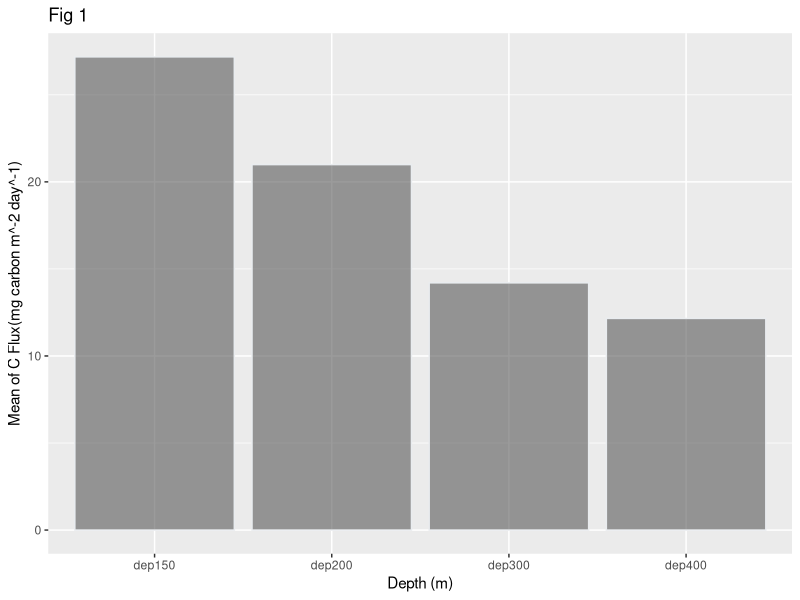
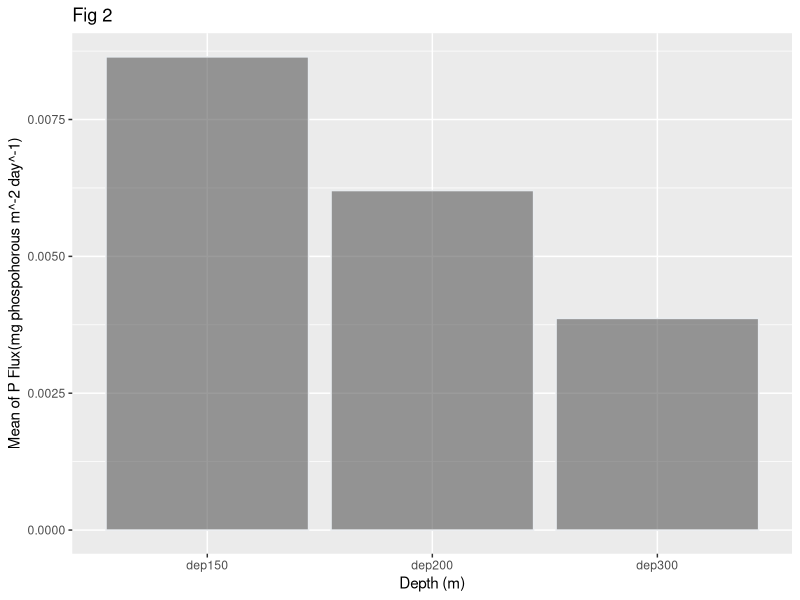
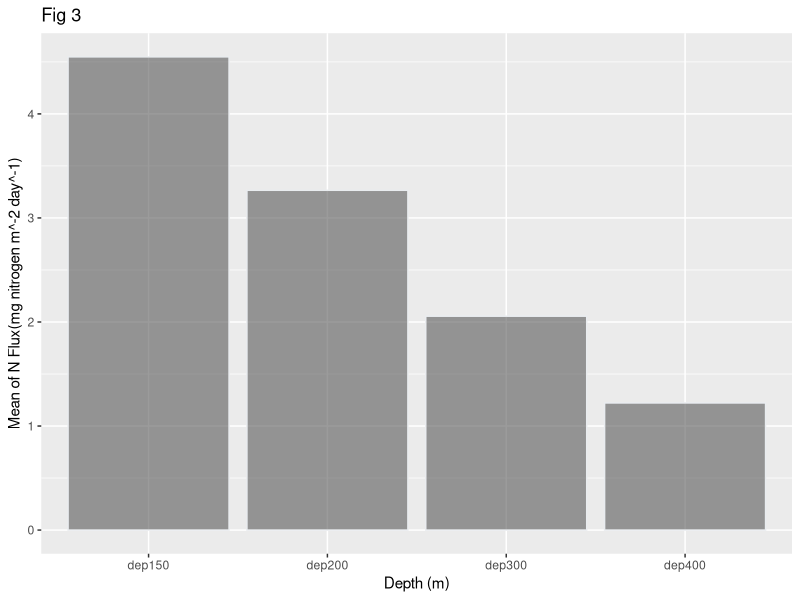
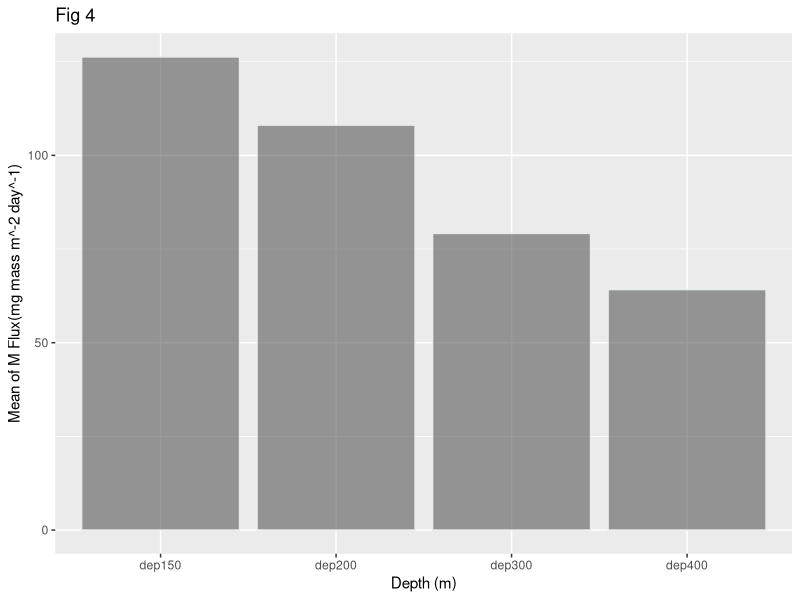
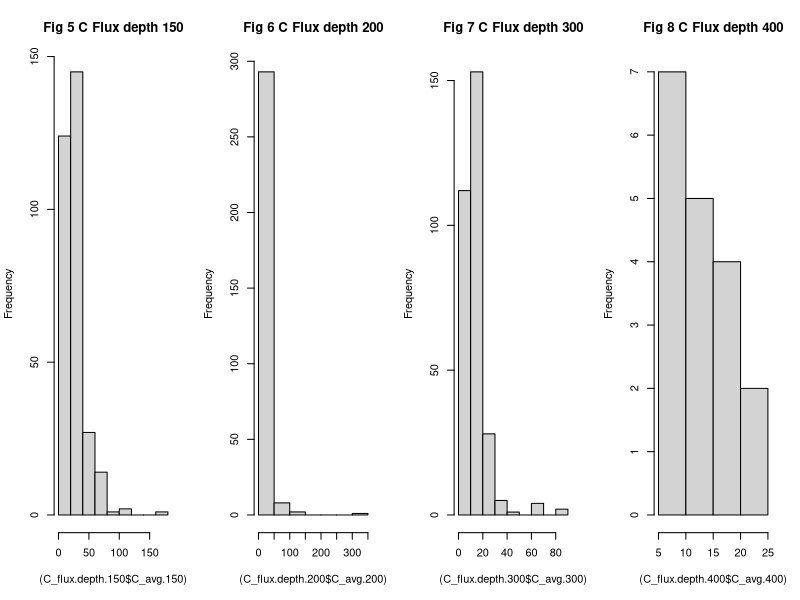
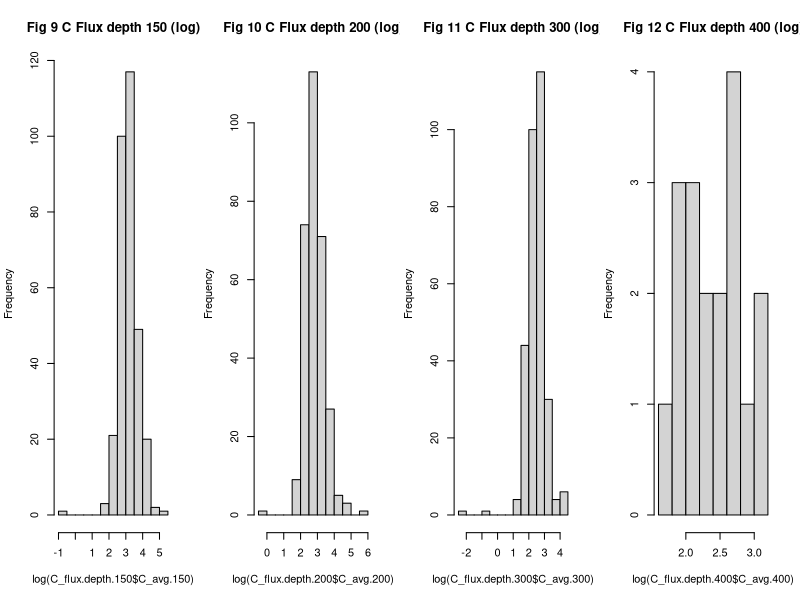
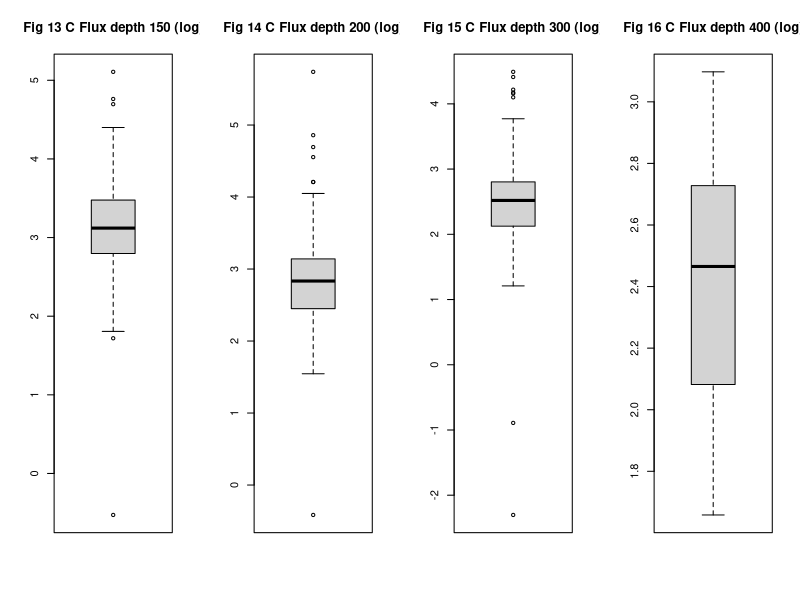
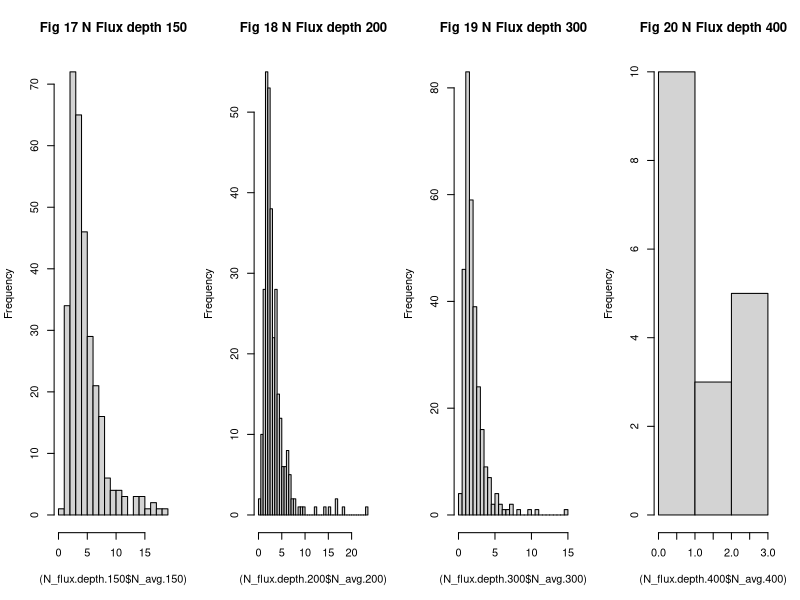

Here is the R script that generated these plots, in order: (Note: this script raises an error after producing the figures.)
## ---- chunk 1
rm(list=ls(all=TRUE))  #Housekeeping: clear out old files

options(warn = -1)
knitr::opts_chunk$set(echo = T, fig.height=6, fig.width=8, warning = F, message = F) 
## ---- chunk 2
bats_flux <- read.csv("bats_flux.csv")

delete.na <- function(DF, n=0) {
  DF[rowSums(is.na(DF)) <= n,]
} #Function that takes rows out that contains NAs 
bats_flux.noNA <- delete.na(bats_flux) # Take out rows containing NAs 

# Too many observations taken out, lets subset a new data frame

Data <- subset(bats_flux,select = c("cr","dep","yymmdd1","yymmdd2","Lat2","Lat2.1","Long1","Long2","M_avg","C_avg","N_avg","P_avg"))
Data.noNA <- delete.na(Data)

# now we can use Data.noNA to compare each flux to one another, since no flux contains NAs

## ---- chunk 3
head(Data.noNA)
## ---- chunk 4
# separate each flux into its own dataframe 
# delete rows that contain NAs 
C_flux.data <- delete.na(subset(Data,select = c("cr","dep","yymmdd1","yymmdd2","Lat2","Lat2.1","Long1","Long2","C_avg")))
N_flux.data <- delete.na(subset(Data,select = c("cr","dep","yymmdd1","yymmdd2","Lat2","Lat2.1","Long1","Long2","N_avg")))
P_flux.data <- delete.na(subset(Data,select = c("cr","dep","yymmdd1","yymmdd2","Lat2","Lat2.1","Long1","Long2","P_avg")))
M_flux.data <- delete.na(subset(Data,select = c("cr","dep","yymmdd1","yymmdd2","Lat2","Lat2.1","Long1","Long2","M_avg")))
## ---- chunk 5
# Subset each depth and rename columns 
library(tidyverse)
library(dplyr)
# use tideyverse instead
C_flux.depth.150 <- subset(C_flux.data, dep == 150)
C_flux.depth.150 <- rename(C_flux.depth.150,c("dep.150" = "dep"))
C_flux.depth.150 <- rename(C_flux.depth.150, c("C_avg.150" = "C_avg" ))
C_flux.depth.200 <- subset(C_flux.data, dep == 200)
C_flux.depth.200 <- rename(C_flux.depth.200, c("dep.200"="dep"))
C_flux.depth.200 <- rename(C_flux.depth.200, c("C_avg.200" ="C_avg"))
C_flux.depth.300 <- subset(C_flux.data, dep == 300)
C_flux.depth.300 <- rename(C_flux.depth.300, c("dep.300"="dep"))
C_flux.depth.300 <- rename(C_flux.depth.300, c("C_avg.300" ="C_avg"))
C_flux.depth.400 <- subset(C_flux.data, dep == 400)
C_flux.depth.400 <- rename(C_flux.depth.400, c("dep.400"="dep"))
C_flux.depth.400 <- rename(C_flux.depth.400, c("C_avg.400" ="C_avg"))
## ---- chunk 6
N_flux.depth.150 <- subset(N_flux.data, dep == 150)
N_flux.depth.150 <- rename(N_flux.depth.150, c("dep.150"="dep"))
N_flux.depth.150 <- rename(N_flux.depth.150, c("N_avg.150" ="N_avg"))
N_flux.depth.200 <- subset(N_flux.data, dep == 200)
N_flux.depth.200 <- rename(N_flux.depth.200, c("dep.200"="dep"))
N_flux.depth.200 <- rename(N_flux.depth.200, c("N_avg.200" ="N_avg"))
N_flux.depth.300 <- subset(N_flux.data, dep == 300)
N_flux.depth.300 <- rename(N_flux.depth.300, c("dep.300"="dep"))
N_flux.depth.300 <- rename(N_flux.depth.300, c("N_avg.300" ="N_avg"))
N_flux.depth.400 <- subset(N_flux.data, dep == 400)
N_flux.depth.400 <- rename(N_flux.depth.400, c("dep.400"="dep"))
N_flux.depth.400 <- rename(N_flux.depth.400, c("N_avg.400" ="N_avg"))
## ---- chunk 7
P_flux.depth.150 <- subset(P_flux.data, dep == 150)
P_flux.depth.150 <- rename(P_flux.depth.150, c("dep.150"="dep"))
P_flux.depth.150 <- rename(P_flux.depth.150, c("P_avg.150" ="P_avg"))
P_flux.depth.200 <- subset(P_flux.data, dep == 200)
P_flux.depth.200 <- rename(P_flux.depth.200, c("dep.200"="dep"))
P_flux.depth.200 <- rename(P_flux.depth.200, c("P_avg.200" ="P_avg"))
P_flux.depth.300 <- subset(P_flux.data, dep == 300)
P_flux.depth.300 <- rename(P_flux.depth.300, c("dep.300"="dep"))
P_flux.depth.300 <- rename(P_flux.depth.300, c("P_avg.300" ="P_avg"))
P_flux.depth.400 <- subset(P_flux.data, dep == 400)
P_flux.depth.400 <- rename(P_flux.depth.400, c("dep.400"="dep"))
P_flux.depth.400 <- rename(P_flux.depth.400, c("P_avg.400" ="P_avg"))
## ---- chunk 8
M_flux.depth.150 <- subset(M_flux.data, dep == 150)
M_flux.depth.150 <- rename(M_flux.depth.150, c("dep.150"="dep"))
M_flux.depth.150 <- rename(M_flux.depth.150, c("M_avg.150" ="M_avg"))
M_flux.depth.200 <- subset(M_flux.data, dep == 200)
M_flux.depth.200 <- rename(M_flux.depth.200, c("dep.200"="dep"))
M_flux.depth.200 <- rename(M_flux.depth.200, c("M_avg.200" ="M_avg"))
M_flux.depth.300 <- subset(M_flux.data, dep == 300)
M_flux.depth.300 <- rename(M_flux.depth.300, c("dep.300"="dep"))
M_flux.depth.300 <- rename(M_flux.depth.300, c("M_avg.300" ="M_avg"))
M_flux.depth.400 <- subset(M_flux.data, dep == 400)
M_flux.depth.400 <- rename(M_flux.depth.400, c("dep.400"="dep"))
M_flux.depth.400 <- rename(M_flux.depth.400, c("M_avg.400" ="M_avg"))
## ---- chunk 9
#n values for C-flux
length(C_flux.depth.150$C_avg.150)
length(C_flux.depth.200$C_avg.200)
length(C_flux.depth.300$C_avg.300)
length(C_flux.depth.400$C_avg.400)
## ---- chunk 10
muCflux150 <- mean(C_flux.depth.150$C_avg.150) #focusing on mean of C-avg at depth 150
s.e150c <- sd(C_flux.depth.150$C_avg.150) / sqrt(314)  #need to find s.e

muCflux200 <- mean(C_flux.depth.200$C_avg.200) #focusing on mean of C-avg at depth 200
s.e200c <- sd(C_flux.depth.200$C_avg.200) / sqrt(304)

muCflux300 <- mean(C_flux.depth.300$C_avg.300) #focusing on mean of C-avg at depth 300
s.e300c <- sd(C_flux.depth.300$C_avg.300) / sqrt(305)

muCflux400 <- mean(C_flux.depth.400$C_avg.400) #focusing on mean of C-avg at depth 400
s.e400c <- sd(C_flux.depth.400$C_avg.400) / sqrt(18)

bar.Cflux <- data.frame(c("dep150","dep200","dep300","dep400"), c(muCflux150,muCflux200,muCflux300,muCflux400), c(s.e150c,s.e200c,s.e300c,s.e400c))
colnames(bar.Cflux)[1] <- "Depth"
colnames(bar.Cflux)[2] <- "C_flux.Mean"
colnames(bar.Cflux)[3] <- "C_flux.SE"
bar.Cflux
## ---- chunk 11
####
library(ggplot2)
library(dplyr)

xval <- bar.Cflux$Depth #character objects need quotes
yval <- bar.Cflux$`C_flux.Mean`

ggplot()+geom_col(bar.Cflux, mapping=aes(x= Depth, y = C_flux.Mean), color="#e9ecef", alpha=0.6,) +                                     
xlab("Depth (m)") + ylab("Mean of C Flux(mg carbon m^-2 day^-1)") + ggtitle("Fig 1")               
## ---- chunk 12
#n values for P-flux
length(P_flux.depth.150$P_avg.150)
length(P_flux.depth.200$P_avg.200)
length(P_flux.depth.300$P_avg.300)
length(P_flux.depth.400$P_avg.400)
## ---- chunk 13
muPflux150 <- mean(P_flux.depth.150$P_avg.150) #focusing on mean of P-avg at depth 150
s.e150p <- sd(P_flux.depth.150$P_avg.150) / sqrt(109)  #need to find s.e

muPflux200 <- mean(P_flux.depth.200$P_avg.200) #focusing on mean of P-avg at depth 200
s.e200p <- sd(P_flux.depth.200$P_avg.200) / sqrt(106)

muPflux300 <- mean(P_flux.depth.300$P_avg.300) #focusing on mean of P-avg at depth 300
s.e300p <- sd(P_flux.depth.300$P_avg.300) / sqrt(105)

bar.Pflux <- data.frame(c("dep150","dep200","dep300"), c(muPflux150,muPflux200,muPflux300), c(s.e150p,s.e200p,s.e300p))
colnames(bar.Pflux)[1] <- "Depth"
colnames(bar.Pflux)[2] <- "P_flux.Mean"
colnames(bar.Pflux)[3] <- "P_flux.SE"
bar.Pflux
## ---- chunk 14
library(ggplot2)
library(dplyr)

xval <- bar.Pflux$Depth #character objects need quotes
yval <- bar.Pflux$`P_flux.Mean`

ggplot()+geom_col(bar.Pflux, mapping=aes(x= Depth, y = P_flux.Mean), color="#e9ecef", alpha=0.6,) +                                     
xlab("Depth (m)") + ylab("Mean of P Flux(mg phospohorous m^-2 day^-1)") + ggtitle("Fig 2")                    
## ---- chunk 15
#n values for N-flux
length(N_flux.depth.150$N_avg.150)
length(N_flux.depth.200$N_avg.200)
length(N_flux.depth.300$N_avg.300)
length(N_flux.depth.400$N_avg.400)
## ---- chunk 16
muNflux150 <- mean(N_flux.depth.150$N_avg.150) #focusing on mean of P-avg at depth 150
s.e150n <- sd(N_flux.depth.150$N_avg.150) / sqrt(312)  #need to find s.e

muNflux200 <- mean(N_flux.depth.200$N_avg.200) #focusing on mean of P-avg at depth 200
s.e200n <- sd(N_flux.depth.200$N_avg.200) / sqrt(302)

muNflux300 <- mean(N_flux.depth.300$N_avg.300) #focusing on mean of P-avg at depth 300
s.e300n <- sd(N_flux.depth.300$N_avg.300) / sqrt(303)

muNflux400 <- mean(N_flux.depth.400$N_avg.400) #focusing on mean of C-avg at depth 400
s.e400n <- sd(N_flux.depth.400$N_avg.400) / sqrt(18)

bar.Nflux <- data.frame(c("dep150","dep200","dep300","dep400"), c(muNflux150,muNflux200,muNflux300,muNflux400), c(s.e150n,s.e200n,s.e300n,s.e400n))
colnames(bar.Nflux)[1] <- "Depth"
colnames(bar.Nflux)[2] <- "N_flux.Mean"
colnames(bar.Nflux)[3] <- "N_flux.SE"
bar.Nflux
## ---- chunk 17
library(ggplot2)
library(dplyr)

xval <- bar.Nflux$Depth #character objects need quotes
yval <- bar.Nflux$`N_flux.Mean`

ggplot()+geom_col(bar.Nflux, mapping=aes(x= Depth, y = N_flux.Mean), color="#e9ecef", alpha=0.6,) +                                     
xlab("Depth (m)") + ylab("Mean of N Flux(mg nitrogen m^-2 day^-1)") + ggtitle("Fig 3")               
## ---- chunk 18
#n values for M-flux
length(M_flux.depth.150$M_avg.150)
length(M_flux.depth.200$M_avg.200)
length(M_flux.depth.300$M_avg.300)
length(M_flux.depth.400$M_avg.400)
## ---- chunk 19
muMflux150 <- mean(M_flux.depth.150$M_avg.150) #focusing on mean of P-avg at depth 150
s.e150m <- sd(M_flux.depth.150$M_avg.150) / sqrt(314)  #need to find s.e

muMflux200 <- mean(M_flux.depth.200$M_avg.200) #focusing on mean of P-avg at depth 200
s.e200m <- sd(M_flux.depth.200$M_avg.200) / sqrt(305)

muMflux300 <- mean(M_flux.depth.300$M_avg.300) #focusing on mean of P-avg at depth 300
s.e300m <- sd(M_flux.depth.300$M_avg.300) / sqrt(305)

muMflux400 <- mean(M_flux.depth.400$M_avg.400) #focusing on mean of C-avg at depth 400
s.e400m <- sd(M_flux.depth.400$M_avg.400) / sqrt(17)

bar.Mflux <- data.frame(c("dep150","dep200","dep300","dep400"), c(muMflux150,muMflux200,muMflux300,muMflux400), c(s.e150m,s.e200m,s.e300m,s.e400m))
colnames(bar.Mflux)[1] <- "Depth"
colnames(bar.Mflux)[2] <- "M_flux.Mean"
colnames(bar.Mflux)[3] <- "M_flux.SE"
bar.Mflux
## ---- chunk 20
library(ggplot2)
library(dplyr)


xval <- bar.Mflux$Depth #character objects need quotes
yval <- bar.Mflux$`M_flux.Mean`

ggplot()+geom_col(bar.Mflux, mapping=aes(x= Depth, y = M_flux.Mean), color="#e9ecef", alpha=0.6,) +                                     
xlab("Depth (m)") + ylab("Mean of M Flux(mg mass m^-2 day^-1)") + ggtitle("Fig 4")          
## ---- chunk 21
# Checking for normaility and no outliers in Carbon Flux 
par(mfrow=c(1,4))
hist((C_flux.depth.150$C_avg.150), main ="Fig 5 C Flux depth 150")
hist((C_flux.depth.200$C_avg.200), main ="Fig 6 C Flux depth 200")
hist((C_flux.depth.300$C_avg.300), main ="Fig 7 C Flux depth 300")
hist((C_flux.depth.400$C_avg.400), main ="Fig 8 C Flux depth 400")

# using natural log to Transform the data 
par(mfrow=c(1,4))
hist(log(C_flux.depth.150$C_avg.150), main ="Fig 9 C Flux depth 150 (log)")
hist(log(C_flux.depth.200$C_avg.200), main ="Fig 10 C Flux depth 200 (log)")
hist(log(C_flux.depth.300$C_avg.300), main ="Fig 11 C Flux depth 300 (log)")
hist(log(C_flux.depth.400$C_avg.400), main ="Fig 12 C Flux depth 400 (log)")

# Checking for outliers
par(mfrow=c(1,4))
boxplot(log(C_flux.depth.150$C_avg.150), main ="Fig 13 C Flux depth 150 (log)")
boxplot(log(C_flux.depth.200$C_avg.200), main ="Fig 14 C Flux depth 200 (log)")
boxplot(log(C_flux.depth.300$C_avg.300), main ="Fig 15 C Flux depth 300 (log)")
boxplot(log(C_flux.depth.400$C_avg.400), main ="Fig 16 C Flux depth 400 (log)")
## ---- chunk 22
# Checking for normaility and no outliers in Nitrogen Flux 
par(mfrow=c(1,4))
hist((N_flux.depth.150$N_avg.150), breaks = "FD", main ="Fig 17 N Flux depth 150")
hist((N_flux.depth.200$N_avg.200), breaks = "FD", main ="Fig 18 N Flux depth 200")
hist((N_flux.depth.300$N_avg.300), breaks = "FD", main ="Fig 19 N Flux depth 300")
hist((N_flux.depth.400$N_avg.400), breaks = "FD", main ="Fig 20 N Flux depth 400")

# using natural log to Transform the data 
par(mfrow=c(1,4))
hist(log(N_flux.depth.150$N_avg.150), main ="Fig 21 N Flux depth 150 (log)")
hist(log(N_flux.depth.200$N_avg.200), main ="Fig 22 N Flux depth 200 (log)")
hist(log(N_flux.depth.300$N_avg.300), main ="Fig 23 N Flux depth 300 (log)")
hist(log(N_flux.depth.400$N_avg.400), main ="Fig 24 N Flux depth 400 (log)")

# Checking for outliers
par(mfrow=c(1,4))
boxplot(log(N_flux.depth.150$N_avg.150), main ="Fig 25 N Flux depth 150 (log)")
boxplot(log(N_flux.depth.200$N_avg.200), main ="Fig 26 N Flux depth 200 (log)")
boxplot(log(N_flux.depth.300$N_avg.300), main ="Fig 27 N Flux depth 300 (log)")
boxplot(log(N_flux.depth.400$N_avg.400), main ="Fig 28 N Flux depth 400 (log)")
## ---- chunk 23
# Checking for normaility and no outliers in Phosporous Flux 
par(mfrow=c(1,3))
hist((P_flux.depth.150$P_avg.150), breaks = "FD", main ="Fig 29 P Flux depth 150")
hist((P_flux.depth.200$P_avg.200), breaks = "FD", main ="Fig 30 P Flux depth 200")
hist((P_flux.depth.300$P_avg.300), breaks = "FD", main ="Fig 31 P Flux depth 300")

# using natural log to Transform the data 
par(mfrow=c(1,3))
hist(log(P_flux.depth.150$P_avg.150), main ="Fig 32 P Flux depth 150 (log)")
hist(log(P_flux.depth.200$P_avg.200), main ="Fig 33 P Flux depth 200 (log)")
hist(log(P_flux.depth.300$P_avg.300), main ="Fig 34 P Flux depth 300 (log)")

# Checking for outliers
par(mfrow=c(1,3))
boxplot(log(P_flux.depth.150$P_avg.150), main ="Fig 35 P Flux depth 150 (log)")
boxplot(log(P_flux.depth.200$P_avg.200), main ="Fig 36 P Flux depth 200 (log)")
boxplot(log(P_flux.depth.300$P_avg.300), main ="Fig 37 P Flux depth 300 (log)")
## ---- chunk 24
# Checking for normaility and no outliers in Mass Flux 
par(mfrow=c(1,4))
hist((M_flux.depth.150$M_avg.150), breaks = "FD", main ="Fig 38 M Flux depth 150")
hist((M_flux.depth.200$M_avg.200), breaks = "FD", main ="Fig 39 M Flux depth 200")
hist((M_flux.depth.300$M_avg.300), breaks = "FD", main ="Fig 40 M Flux depth 300")
hist((M_flux.depth.400$M_avg.400), breaks = "FD", main ="Fig 41 M Flux depth 400")

# using natural log to Transform the data 
par(mfrow=c(1,4))
hist(log(M_flux.depth.150$M_avg.150), main ="Fig 42 M Flux depth 150 (log)")
hist(log(M_flux.depth.200$M_avg.200), main ="Fig 43 M Flux depth 200 (log)")
hist(log(M_flux.depth.300$M_avg.300), main ="Fig 44 M Flux depth 300 (log)")
hist(log(M_flux.depth.400$M_avg.400), main ="Fig 45 M Flux depth 400 (log)")

# Checking for outliers
par(mfrow=c(1,4))
boxplot(log(M_flux.depth.150$M_avg.150), main ="Fig 46 M Flux depth 150 (log)")
boxplot(log(M_flux.depth.200$M_avg.200), main ="Fig 47 M Flux depth 200 (log)")
boxplot(log(M_flux.depth.300$M_avg.300), main ="Fig 48 M Flux depth 300 (log)")
boxplot(log(M_flux.depth.400$M_avg.400), main ="Fig 49 M Flux depth 400 (log)")
## ---- chunk 25
#create D-bar for each paired group

C.depth.150.200 <- merge(C_flux.depth.150,C_flux.depth.200,by = c("cr","yymmdd1","yymmdd2","Lat2","Lat2.1","Long1","Long2"))
D_bar.C.150.200 <- muCflux150 - muCflux200

C.depth.200.300 <- merge(C_flux.depth.200,C_flux.depth.300,by = c("cr","yymmdd1","yymmdd2","Lat2","Lat2.1","Long1","Long2"))
D_bar.C.200.300 <- muCflux200 - muCflux300

N.depth.150.200 <- merge(N_flux.depth.150,N_flux.depth.200,by = c("cr","yymmdd1","yymmdd2","Lat2","Lat2.1","Long1","Long2"))
D_bar.N.150.200 <- muNflux150 - muNflux200

N.depth.200.300 <- merge(N_flux.depth.200,N_flux.depth.300,by = c("cr","yymmdd1","yymmdd2","Lat2","Lat2.1","Long1","Long2"))
D_bar.N.200.300 <- muNflux200 - muNflux300

P.depth.150.200 <- merge(P_flux.depth.150,P_flux.depth.200,by = c("cr","yymmdd1","yymmdd2","Lat2","Lat2.1","Long1","Long2"))
D_bar.P.150.200 <- muPflux150 - muPflux200

P.depth.200.300 <- merge(P_flux.depth.200,P_flux.depth.300,by = c("cr","yymmdd1","yymmdd2","Lat2","Lat2.1","Long1","Long2"))
D_bar.P.200.300 <- muPflux200 - muPflux300

M.depth.150.200 <- merge(M_flux.depth.150,M_flux.depth.200,by = c("cr","yymmdd1","yymmdd2","Lat2","Lat2.1","Long1","Long2"))
D_bar.M.150.200 <- muMflux150 - muMflux200

M.depth.200.300 <- merge(M_flux.depth.200,M_flux.depth.300,by = c("cr","yymmdd1","yymmdd2","Lat2","Lat2.1","Long1","Long2"))
D_bar.M.200.300 <- muMflux200 -muMflux300

D_bar.mean <- data.frame(c("dep150.200","dep200.300"), c(D_bar.C.150.200, D_bar.C.200.300), c(D_bar.N.150.200, D_bar.N.200.300), c(D_bar.P.150.200 ,D_bar.P.200.300 ), c(D_bar.M.150.200 ,D_bar.M.200.300))
colnames(D_bar.mean)[1] <- "Depth.Compare"
colnames(D_bar.mean)[2] <- "C_flux"
colnames(D_bar.mean)[3] <- "N_flux"
colnames(D_bar.mean)[4] <- "P_flux"
colnames(D_bar.mean)[5] <- "M_flux"
D_bar.mean
## ---- chunk 26
#check distribution of D-bar (difference between paried depth samples)

# Carbon 
par(mfrow=c(1,3))
hist(C.depth.150.200$D_bar, breaks = "FD")
hist(log(C.depth.150.200$D_bar), breaks = "FD", main ="Fig 50 C.depth.150.200$D_bar") #try lo transform 
boxplot(log(C.depth.150.200$D_bar)) #lots of outliers 

par(mfrow=c(1,3))
hist(C.depth.200.300$D_bar, breaks = "FD")
hist(log(C.depth.200.300$D_bar), breaks = "FD", main ="Fig 51 C.depth.200.300$D_bar") #try lo transform 
boxplot(log(C.depth.200.300$D_bar)) #lots of outliers 

# Nitrogen
par(mfrow=c(1,3))
hist(N.depth.150.200$D_bar, breaks = "FD")
hist(log(N.depth.150.200$D_bar), breaks = "FD", main ="Fig 52 N.depth.150.200$D_bar") #try lo transform 
boxplot(log(N.depth.150.200$D_bar)) #lots of outliers 

par(mfrow=c(1,3))
hist(N.depth.200.300$D_bar, breaks = "FD")
hist(log(N.depth.200.300$D_bar), breaks = "FD", main ="Fig 53 N.depth.200.300$D_bar") #try lo transform 
boxplot(log(N.depth.200.300$D_bar)) #lots of outliers 

# Phosphorous
par(mfrow=c(1,3))
hist(P.depth.150.200$D_bar, breaks = "FD")
hist(log(P.depth.150.200$D_bar), breaks = "FD", main ="Fig 54 P.depth.150.200$D_bar") #try lo transform 
boxplot(log(P.depth.150.200$D_bar)) #lots of outliers 

par(mfrow=c(1,3))
hist(P.depth.200.300$D_bar, breaks = "FD")
hist(log(P.depth.200.300$D_bar), breaks = "FD", main ="Fig 55 P.depth.200.300$D_bar") #try lo transform 
boxplot(log(P.depth.200.300$D_bar)) #lots of outliers 

# Mass 
par(mfrow=c(1,3))
hist(M.depth.150.200$D_bar, breaks = "FD")
hist(log(M.depth.150.200$D_bar), breaks = "FD", main ="Fig 56 M.depth.150.200$D_bar") #try lo transform 
boxplot(log(M.depth.150.200$D_bar)) #lots of outliers 

par(mfrow=c(1,3))
hist(M.depth.200.300$D_bar, breaks = "FD")
hist(log(M.depth.200.300$D_bar), breaks = "FD", main ="Fig 57 C.depth.200.300$D_bar") #try lo transform 
boxplot(log(M.depth.200.300$D_bar)) #lots of outliers 
## ---- chunk 27
t.test(log(C.depth.150.200$C_avg.150) ,log(C.depth.150.200$C_avg.200), alternative = "greater", paired = TRUE, var.equal = TRUE)

## ---- chunk 28
t.test(log(C.depth.200.300$C_avg.200) ,log(C.depth.200.300$C_avg.300), alternative = "greater", paired = TRUE, var.equal = TRUE)
## ---- chunk 29
t.test(log(N.depth.150.200$N_avg.150) ,log(N.depth.150.200$N_avg.200), alternative = "greater", paired = TRUE, var.equal = TRUE)
## ---- chunk 30
t.test(log(N.depth.200.300$N_avg.200) ,log(N.depth.200.300$N_avg.300), alternative = "greater", paired = TRUE, var.equal = TRUE)
## ---- chunk 31
t.test(log(P.depth.150.200$P_avg.150) ,log(P.depth.150.200$P_avg.200), alternative = "greater", paired = TRUE, var.equal = TRUE)
## ---- chunk 32
t.test(log(P.depth.200.300$P_avg.200) ,log(P.depth.200.300$P_avg.300), alternative = "greater", paired = TRUE, var.equal = TRUE)
## ---- chunk 33
t.test(log(M.depth.150.200$M_avg.150) ,log(M.depth.150.200$M_avg.200), alternative = "greater", paired = TRUE, var.equal = TRUE)
## ---- chunk 34
t.test(log(M.depth.200.300$M_avg.200) ,log(M.depth.200.300$M_avg.300), alternative = "greater", paired = TRUE, var.equal = TRUE)
## ---- chunk 35
# plotting each nutrient flux against mass flux

#plot(Data.noNA) # we see some relationships between mass flux and the rest of the nutrient fluxes
par(mfrow=c(1,3))
plot(log(Data.noNA$C_avg),log(Data.noNA$M_avg), main ="Fig 58 M v. C") #good linearity, but clumping
lmfit_C.M <- lm(log(M_avg) ~ log(C_avg), data = Data.noNA)
summary(lmfit_C.M)
abline(lmfit_C.M)

plot(log(Data.noNA$N_avg),log(Data.noNA$M_avg), main ="Fig 59 M v. N") # alright linearity, still clumping 
lmfit_N.M <- lm(log(M_avg) ~ log(N_avg), data = Data.noNA)
summary(lmfit_N.M)
abline(lmfit_N.M)

plot(log(Data.noNA$P_avg),log(Data.noNA$M_avg), main ="Fig 60 M v. P") # worse, still clumping 
lmfit_P.M <- lm(log(M_avg) ~ log(P_avg), data = Data.noNA)
summary(lmfit_P.M)
abline(lmfit_P.M)

## ---- chunk 36
resids <- resid( lmfit_C.M ) # extract epsilon_hats
fit <- fitted ( lmfit_C.M ) # extract y_hats

par(mfrow=c(1,2))

hist(resids, breaks=20)
qqnorm(resids)
qqline(resids) # add straight line from true normal

plot(resids, main="Fig 61 resid vs i") 
abline(h=0) # mean of epsilon_hat

plot(x=fit, y=resids, main="Fig 62 resid vs y_hat")
abline(h=0)

## ---- chunk 37
resids <- resid( lmfit_N.M ) # extract epsilon_hats
fit <- fitted ( lmfit_N.M ) # extract y_hats

par(mfrow=c(1,2))

hist(resids, breaks=20)
qqnorm(resids)
qqline(resids) # add straight line from true normal

plot(resids, main="Fig 63 resid vs i") 
abline(h=0) # mean of epsilon_hat

plot(x=fit, y=resids, main="Fig 64 resid vs y_hat")
abline(h=0)

## ---- chunk 38
resids <- resid( lmfit_P.M ) # extract epsilon_hats
fit <- fitted ( lmfit_P.M ) # extract y_hats

par(mfrow=c(1,2))

hist(resids, breaks=20)
qqnorm(resids)
qqline(resids) # add straight line from true normal

plot(resids, main="Fig 65 resid vs i") 
abline(h=0) # mean of epsilon_hat

plot(x=fit, y=resids, main="Fig 66 resid vs y_hat")
abline(h=0)

## ---- chunk 39
plot(Data.noNA) # we see collinearity between Carbon and Nitrogen
Data.noNA$flux <- Data.noNA$C_avg - Data.noNA$N_avg  #combine the fluxes

lmfit.flux <- lm(log(M_avg) ~ log(flux),
         data=Data.noNA)
summary(lmfit.flux)
plot(log(Data.noNA$flux), log(Data.noNA$M_avg), main ="Fig 67")
abline(lmfit.flux)

resids <- resid( lmfit.flux ) # extract epsilon_hats
fit <- fitted ( lmfit.flux ) # extract y_hats

par(mfrow=c(1,2))

hist(resids, breaks=20, main ="Fig 68")
qqnorm(resids)
qqline(resids) # add straight line from true normal

plot(resids, main="Fig 69 resid vs i") 
abline(h=0) # mean of epsilon_hat

plot(x=fit, y=resids, main="Fig 69 resid vs y_hat")
abline(h=0)

## ---- chunk 40
# dept v. average for C_avg

par(mfrow=c(1,4))

plot(Data.noNA$dep, log(Data.noNA$C_avg), main ="Fig 70")
lmfit_Dep.C <- lm(log(C_avg) ~ dep, data = Data.noNA)
summary(lmfit_Dep.C)
abline(lmfit_Dep.C)

plot(Data.noNA$dep, log(Data.noNA$N_avg), main= "Fig 71")
lmfit_Dep.N <- lm(log(N_avg) ~ dep, data = Data.noNA)
summary(lmfit_Dep.N)
abline(lmfit_Dep.N)

plot(Data.noNA$dep, log(Data.noNA$P_avg),  main= "Fig 72")
lmfit_Dep.P <- lm(log(P_avg) ~ dep, data = Data.noNA)
summary(lmfit_Dep.P)
abline(lmfit_Dep.P)

plot(Data.noNA$dep, log(Data.noNA$M_avg),  main= "Fig 73")
lmfit_Dep.M <- lm(log(M_avg) ~ dep, data = Data.noNA)
summary(lmfit_Dep.M)
abline(lmfit_Dep.M)
## ---- chunk 41

lmfit.MR <- lm(log(M_avg) ~ log(flux) + dep, data = Data.noNA)
summary(lmfit.MR)

resids <- resid( lmfit.MR ) # extract epsilon_hats
fit <- fitted ( lmfit.MR ) # extract y_hats

par(mfrow=c(1,2))

hist(resids, breaks=20,  main= "Fig 74")
qqnorm(resids)
qqline(resids) # add straight line from true normal

plot(resids, main="Fig 75 resid vs i") 
abline(h=0) # mean of epsilon_hat

plot(x=fit, y=resids, main="Fig 76 resid vs y_hat")
abline(h=0)
## ---- chunk 42
smaller <- lmfit.flux; larger <- lmfit.MR
anova(smaller, larger)

## ---- chunk 43
smaller.1 <- lmfit_Dep.M; larger <- lmfit.MR
anova(smaller.1, larger)
## ---- chunk 44
#we want to make predictions on the Mass average flux. 

# we want to compare this against depth and C,N,P fluxes 

# Depth is categorical 
# N,P,C are numerical 

library(psych) # for `pairs.panels()`
library(lattice)

ANOCOVA.data <- subset(Data.noNA, select = c("dep", "M_avg", "C_avg","N_avg","P_avg"))
attach(ANOCOVA.data)

summary(ANOCOVA.data)

pairs.panels(data.frame(as.factor(dep),log(C_avg),log(N_avg),log(P_avg),log(M_avg)), main = "Fig 77")

xyplot(log(M_avg) ~ log(C_avg) | as.factor(dep), 
                  main="Fig 78: Activity level-specific scatterplots"
           )

    xyplot(log(M_avg) ~ log(C_avg), groups=as.factor(dep), 
                  auto.key=TRUE,
                  main="Fig 79: Scatterplot with color=group level"
           )
    
    xyplot(log(M_avg) ~ log(C_avg), groups=as.factor(dep), 
                  type=c("p","r"), # `p` for _points_, `r` for _regression line_
                                   # see https://stackoverflow.com/questions/12972039/plotting-xyplot-with-regression-line-on-lattice-graphics for more
                  auto.key=TRUE,
                  main="Fig 80: Three standalone depth level-specific `lm()` fits"
           )
## ---- chunk 45
#reformat yymmdd so that r can better use it blocking factors 

# only yymmdd1 was used to create new year and month columns since yymmdd1 and yymmdd2 sampled were only a couple days apart and were averaged out in flux columns

Data.noNA$Date <- as.Date(paste(substr(Data.noNA$yymmdd1,1,4),
                                         substr(Data.noNA$yymmdd1,5,6),
                                         substr(Data.noNA$yymmdd1,7,8), sep = "-"),
                                   format = '%Y-%m-%d')

Data.noNA$Year <- substr(Data.noNA$yymmdd1,1,4)

#install.packages("lubridate")
library(lubridate)                            
Data.noNA$month <- as.Date(paste(substr(Data.noNA$yymmdd1,5,6),
                              substr(Data.noNA$yymmdd1,7,8), sep = "-"),
                        format = '%m-%d')           
Data.noNA$month <- round_date(Data.noNA$month, unit = "month")
Data.noNA$month <- format(Data.noNA$month,format = "%Y-%b-%d")
Data.noNA$month <- substr(paste(Data.noNA$month),6,8)

## ---- chunk 46
ANOCOVA.data <- subset(Data.noNA, select = c("dep", "M_avg", "C_avg","N_avg","P_avg", "Year", "month"))
ANOCOVA.data <- as.vector(ANOCOVA.data)
ANCOVA <- lm(log(M_avg) ~ log(C_avg) + log(N_avg) + log(P_avg) + dep + as.factor(Year) + as.factor(month),data = ANOCOVA.data)
summary(ANCOVA)
plot(ANCOVA, main = "Fig 81") #challen
resids <- resid(ANCOVA)
fit <-fitted(ANCOVA)
